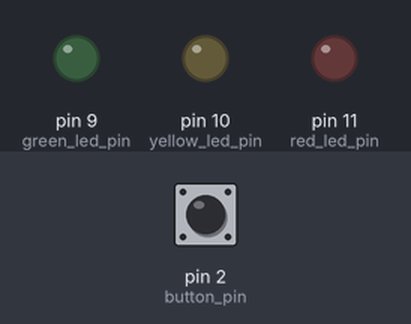
This sketch was run on a simulated Arduino Uno, built with avr-gcc and run on an emulated ATmega328P. Shown: output pins drawn as LEDs (lit = HIGH). Dashed ring = blinking. Inputs (shaded band) come from the test bench; at power-on: pin 2 (button_pin) HIGH.

Above: at 1.2 s.
1.3 s: pin 2 (button_pin) pulled LOW for 1 s
At 3.2 s:
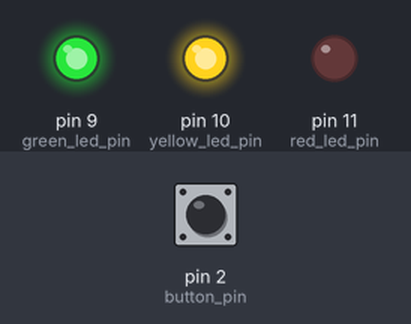
3.8 s: pin 2 (button_pin) pulled LOW for 0.15 s
At 4.4 s:
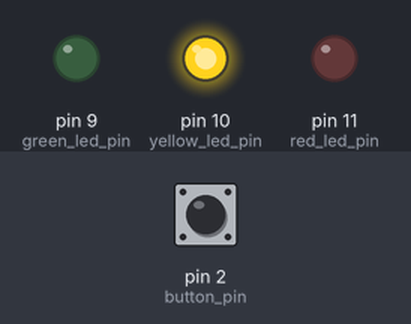
5.4 s: pin 2 (button_pin) pulled LOW for 3.2 s
At 5.55 s:
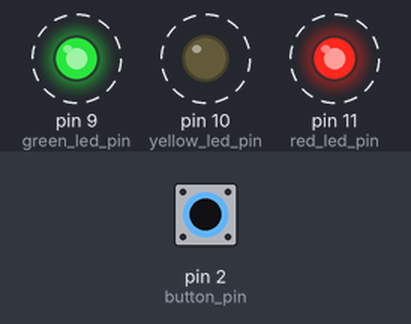
Timing chart, 0 to 9.9 s (numbered marks = the images above; inputs shaded):
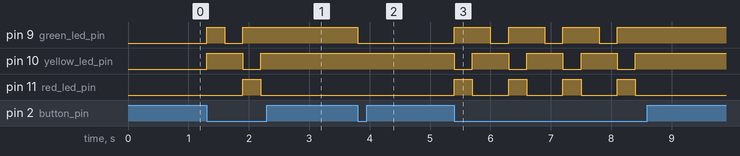

The sketch:

Stop_the_blinking_LEDs_when_the_button_is_pressed.ino
```cpp
#define red_led_pin 11
#define yellow_led_pin 10
#define green_led_pin 9
#define button_pin 2
int pattern = 1;

void setup() {
  pinMode(red_led_pin, OUTPUT);
  pinMode(yellow_led_pin, OUTPUT);
  pinMode(green_led_pin, OUTPUT);
  pinMode(button_pin, INPUT);

  digitalWrite(green_led_pin, LOW);
  digitalWrite(yellow_led_pin, LOW);
  digitalWrite(red_led_pin, LOW);
}

void loop() {
  if(digitalRead(button_pin)==LOW){

    if(pattern == 1){
      digitalWrite(green_led_pin, HIGH);
      digitalWrite(yellow_led_pin, HIGH);
      digitalWrite(red_led_pin, LOW);
      pattern = 2;
    }
    else if(pattern == 2){
      digitalWrite(green_led_pin, LOW);
      digitalWrite(yellow_led_pin, HIGH);
      digitalWrite(red_led_pin, LOW);
      pattern = 3;
    }
    else if(pattern == 3){
      digitalWrite(green_led_pin, HIGH);
      digitalWrite(yellow_led_pin, LOW);
      digitalWrite(red_led_pin, HIGH);
      pattern = 1;
    }
    delay(300);
  }
}
```

Measured:
- after the input at 1.3 s, pin 9 (green_led_pin): LOW → HIGH at once, → LOW 0.30 s later, → HIGH 0.30 s later; pin 10 (yellow_led_pin): LOW → HIGH at once, → LOW 0.60 s later, → HIGH 0.30 s later; pin 11 (red_led_pin): LOW → HIGH after 0.60 s, → LOW 0.30 s later
- after the input at 3.8 s, pin 9 (green_led_pin): HIGH → LOW at once
- after the input at 5.4 s, pin 9 (green_led_pin): alternates HIGH for 0.60 s and LOW for 0.30 s, 7 changes in all, then stays HIGH, starting at once; pin 10 (yellow_led_pin): alternates HIGH for 0.60 s and LOW for 0.30 s, 8 changes in all, then stays HIGH, starting at once
